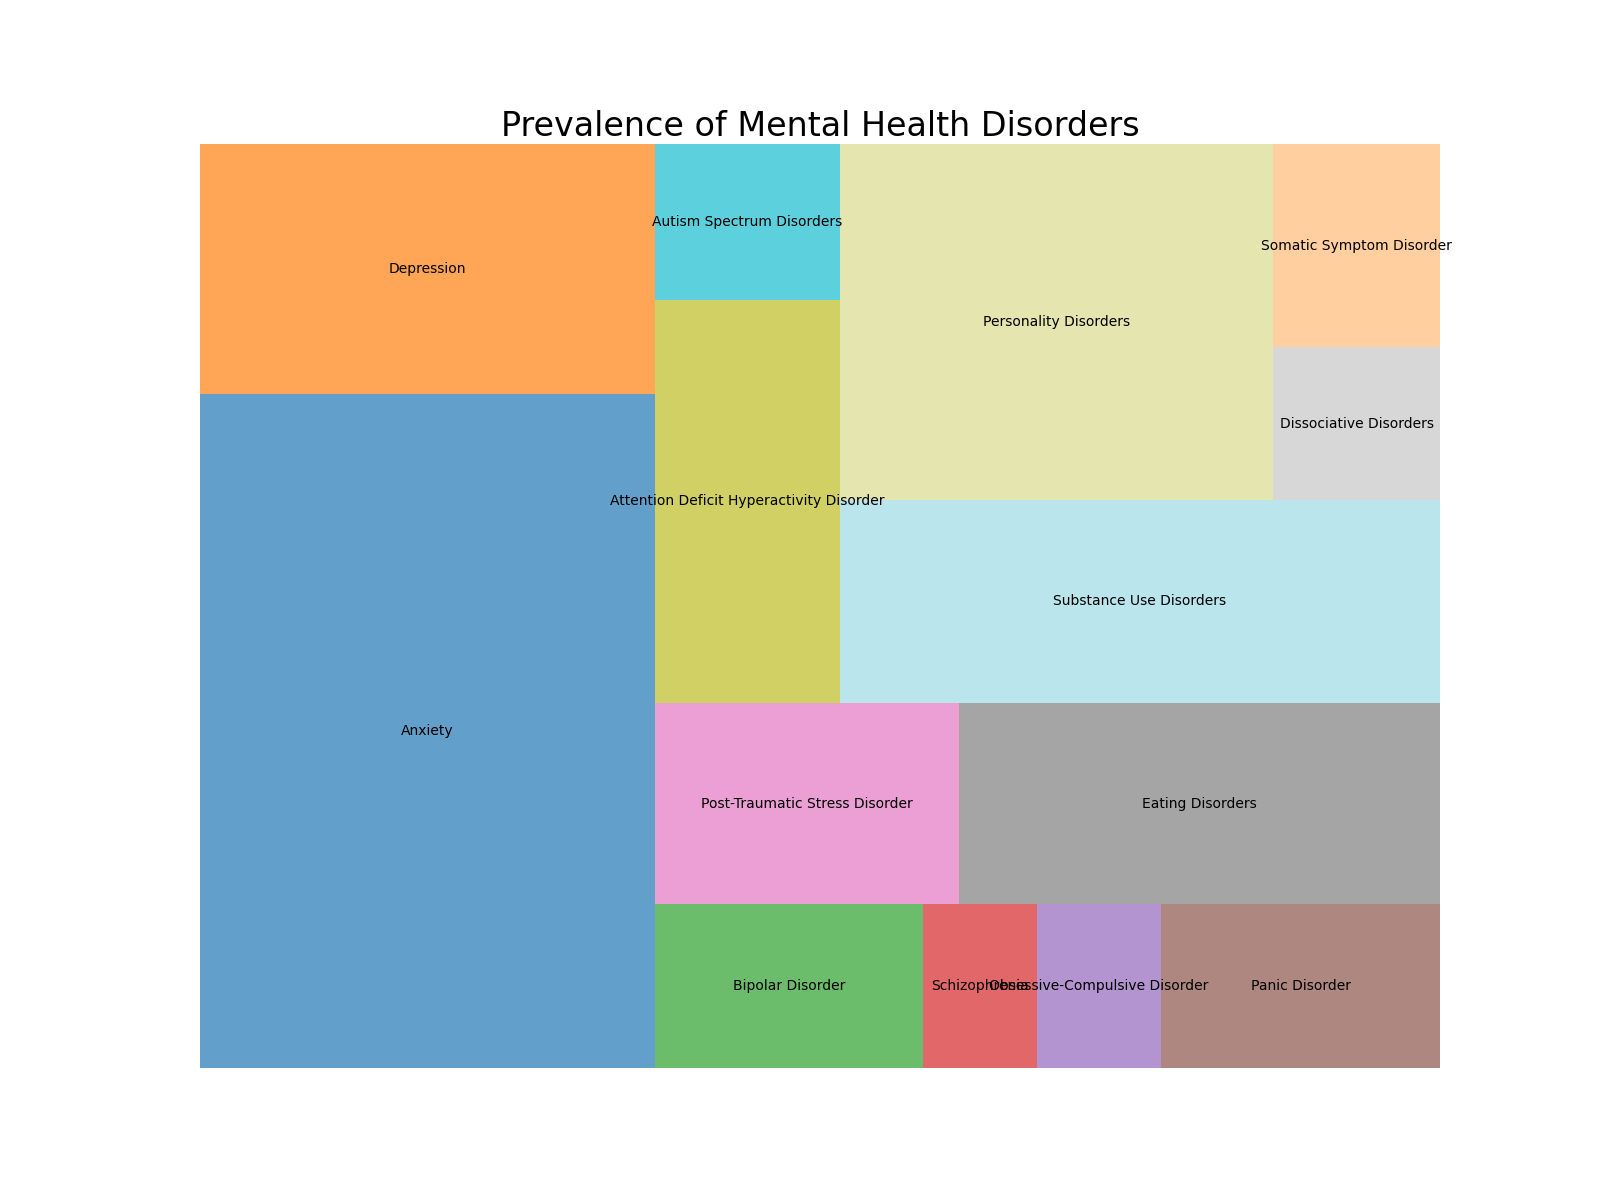

The Python source for this figure:

import matplotlib.pyplot as plt
import pandas as pd
import squarify

# Define the dataset
data = {
    'Type': ['Anxiety', 'Depression', 'Bipolar Disorder', 'Schizophrenia', 
             'Obsessive-Compulsive Disorder', 'Panic Disorder', 'Post-Traumatic Stress Disorder', 
             'Eating Disorders', 'Attention Deficit Hyperactivity Disorder', 'Autism Spectrum Disorders', 
             'Substance Use Disorders', 'Personality Disorders', 'Dissociative Disorders', 'Somatic Symptom Disorder'],
    'Prevalence': [18.1, 6.7, 2.6, 1.1, 1.2, 2.7, 3.6, 5.7, 4.4, 1.7, 7.2, 9.1, 1.5, 2.0]
}

df = pd.DataFrame(data)

# Define the color scheme
colors = ['#1f77b4', '#ff7f0e', '#2ca02c', '#d62728', 
          '#9467bd', '#8c564b', '#e377c2', '#7f7f7f', 
          '#bcbd22', '#17becf', '#9edae5', '#dbdb8d', 
          '#c7c7c7', '#ffbb78']

# Create the figure with specified figure size
fig = plt.figure(figsize=(16, 12))
ax = fig.add_subplot(111, aspect="auto")

# Create a treemap
squarify.plot(sizes=df['Prevalence'], label=df['Type'], color=colors, alpha=0.7)

# Set the title of the plot
plt.title('Prevalence of Mental Health Disorders', fontsize=24)

# Remove the axes
plt.axis('off')

# Show the plot
plt.show()
